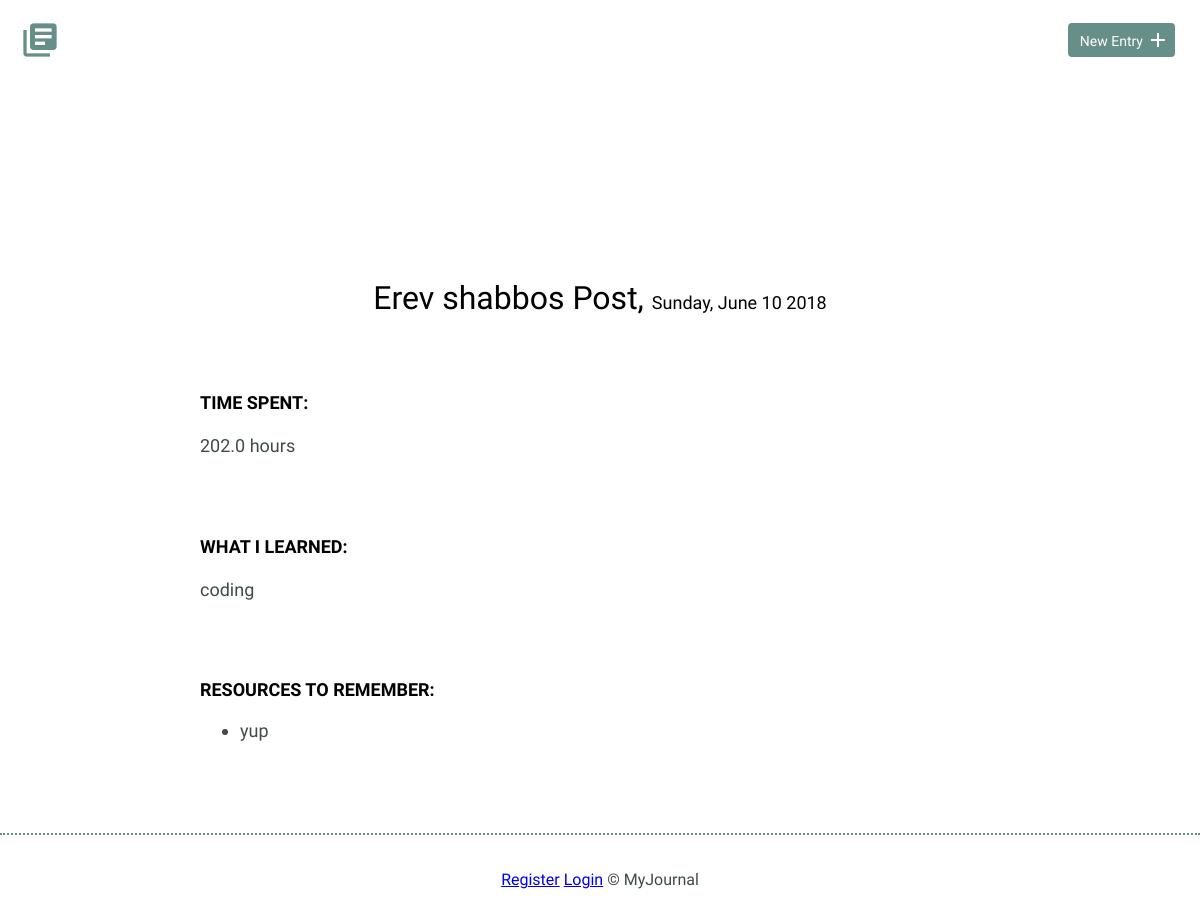
Page /entries/2 on the committed database.
### models.py (models this page shows, shortened)
class Journal(Model):
    title     =  CharField(max_length=100)
    user = ForeignKeyField(
        model=User,
        related_name='entries'
    )
    entrydate = DateTimeField(default=datetime.datetime.now)
    timespent = FloatField()
    learned   =  CharField(max_length=1000)
    resources = TextField(default=None)
    class Meta:
        database = DATABASE
        order_by = ('-entrydate',)

### app.py (the view)
@app.route('/entries/<int:entry_id>', methods=('GET', 'POST'))
@app.route('/entries')
def entries(entry_id=None):
    if not entry_id:
           entries = models.Journal.select().limit(100)
           return render_template('index.html', entries=entries)
    else:
        entry = models.Journal.get(models.Journal.id == entry_id)
        return render_template('detail.html', entry=entry)

### app.py (called while the page is built)
@app.before_request
def before_request():
    g.db = models.DATABASE
    g.db.connect()
    g.user = current_user

@app.after_request
def after_request(response):
    g.db.close()
    return response

### templates/detail.html (shortened to what this page needs)
{% extends "layout.html" %}
{% from 'macros.html' import render_field %}
{% block content %}
        <section>
            <div class="container">
                <div class="entry-list single">
                    <article>
                        <h2>{{ entry.title }}, <time datetime="{{ entry.entrydate }}">{{ entry.entrydate.strftime('%A, %B %d %Y') }}</time></h2>
                        <div class="entry">
                            <h3>Time Spent: </h3>
                            <p>{{ entry.timespent }} hours</p>
                        </div>
                        <div class="entry">
                            <h3>What I Learned:</h3>
                            <p>{{ entry.learned }}</p>
                        </div>
                        <div class="entry">
                            <h3>Resources to Remember:</h3>
                            <ul>
                                 {% for resource in entry.resources.split("\n") %}
                                    <li>{{ resource }}</li>
                                {% endfor %}
                            </ul>
                        </div>
                    </article>
                </div>
            </div>
        </section>
{% endblock %}

### static/css/site.css (style rules this page uses)
body { font-size: 16px; color: #404a49; font-family: 'Cousine', serif; font-weight: 400; }
.container { margin: 0 auto; padding: 0 25px; }
h1, h2, h3 { margin: 0; font-weight: 400; line-height: 1em; color: #000; }
h2 { font-size: 32px; }
h3 { font-size: 18px; font-family: 'Work Sans', serif; font-weight: 600; text-transform: uppercase; }
p { line-height: 1.8em; font-size: 18px; }
ul li { line-height: 1.8em; font-size: 18px; }
.entry-list, .edit-entry, .new-entry { max-width: 800px; margin: 0 auto; padding: 70px 0 150px 0; }
.entry-list article { margin-bottom: 70px; text-align: center; }
.entry-list article:last-child { margin-bottom: 0; }
.entry-list article h2 { margin-bottom: 8px; }
.entry-list.single { padding-bottom: 70px; }
.entry-list.single time { font-size: 18px; }
.entry { max-width: 800px; margin: 75px auto 0 auto; text-align: left; }
.entry p { margin-bottom: 40px; }

### rows in the picture
Journal: title "Erev shabbos Post", entrydate "Sunday, June 10 2018", timespent "202.0", learned "coding", resources "yup"
